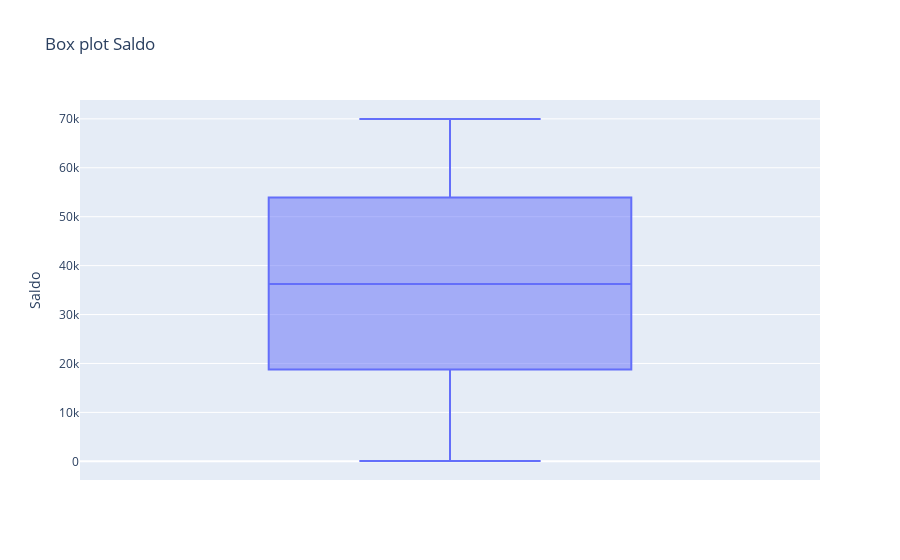

This figure's notebook cell:
### Code cell
fig = px.box(df, y="Saldo", title= 'Box plot Saldo')
fig.show()
#El rango en el que se encuentra el 50% de las personas es más amplio que con el de ingreso,
#aquí el rango va de 20 k a 50 K, con una media de 36.242 K

### Figure 1 — Plotly figure (JSON) as saved in the notebook; plotly's stock layout.template omitted (floating-point values rounded to 4 significant figures; data arrays with more than 128 entries replaced by an {"elided": "..."} marker saying what was removed)
{"data": [{"alignmentgroup": "True", "hovertemplate": "Saldo=%{y}<extra></extra>", "legendgroup": "", "marker": {"color": "#636efa"}, "name": "", "notched": false, "offsetgroup": "", "orientation": "v", "showlegend": false, "type": "box", "x0": " ", "xaxis": "x", "y": {"elided": "767 int values"}, "y0": " ", "yaxis": "y"}], "layout": {"boxmode": "group", "legend": {"tracegroupgap": 0}, "title": {"text": "Box plot Saldo"}, "xaxis": {"anchor": "y", "domain": [0, 1]}, "yaxis": {"anchor": "x", "domain": [0, 1], "title": {"text": "Saldo"}}}}
